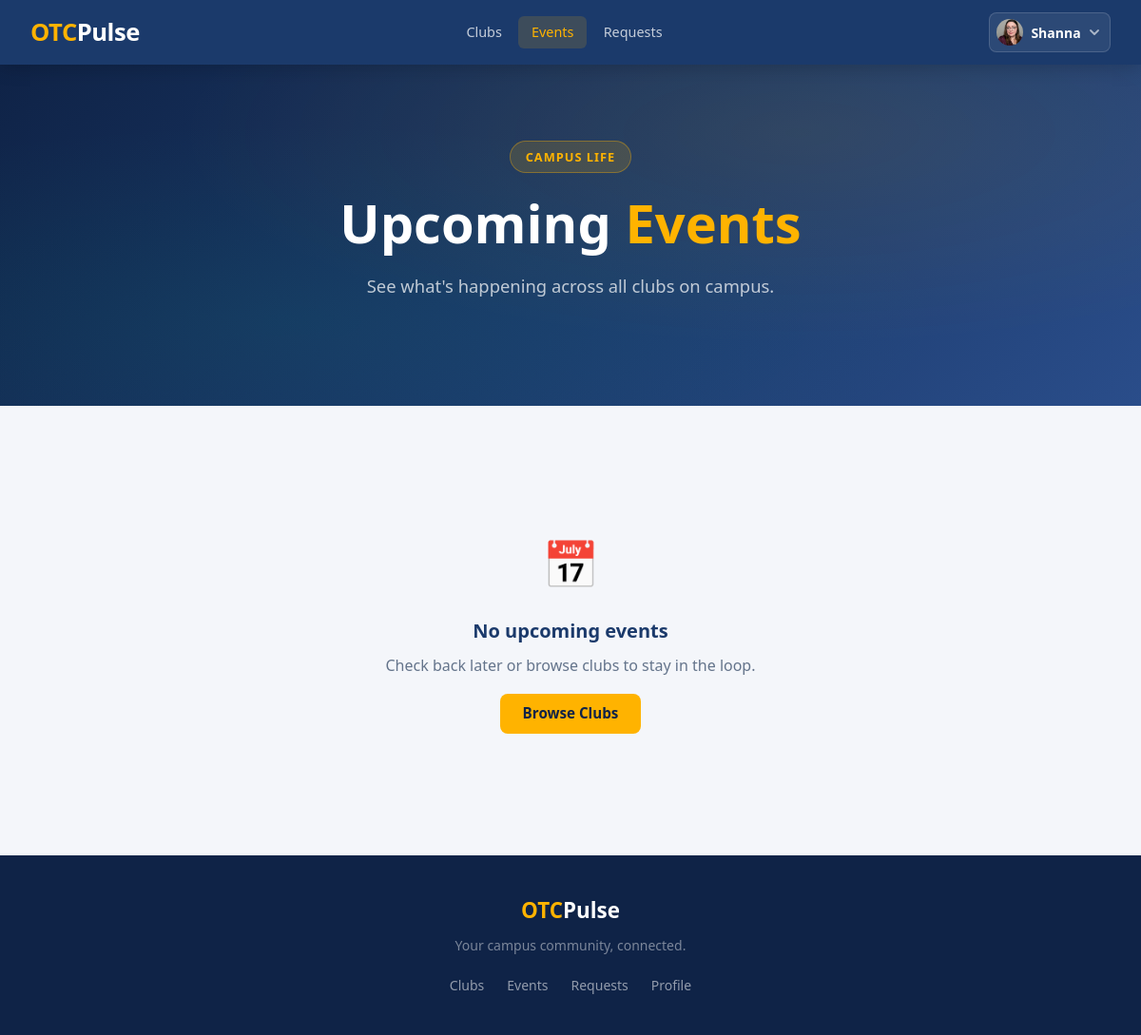
Page /clubs/events/ (signed in) on the earlier database version.
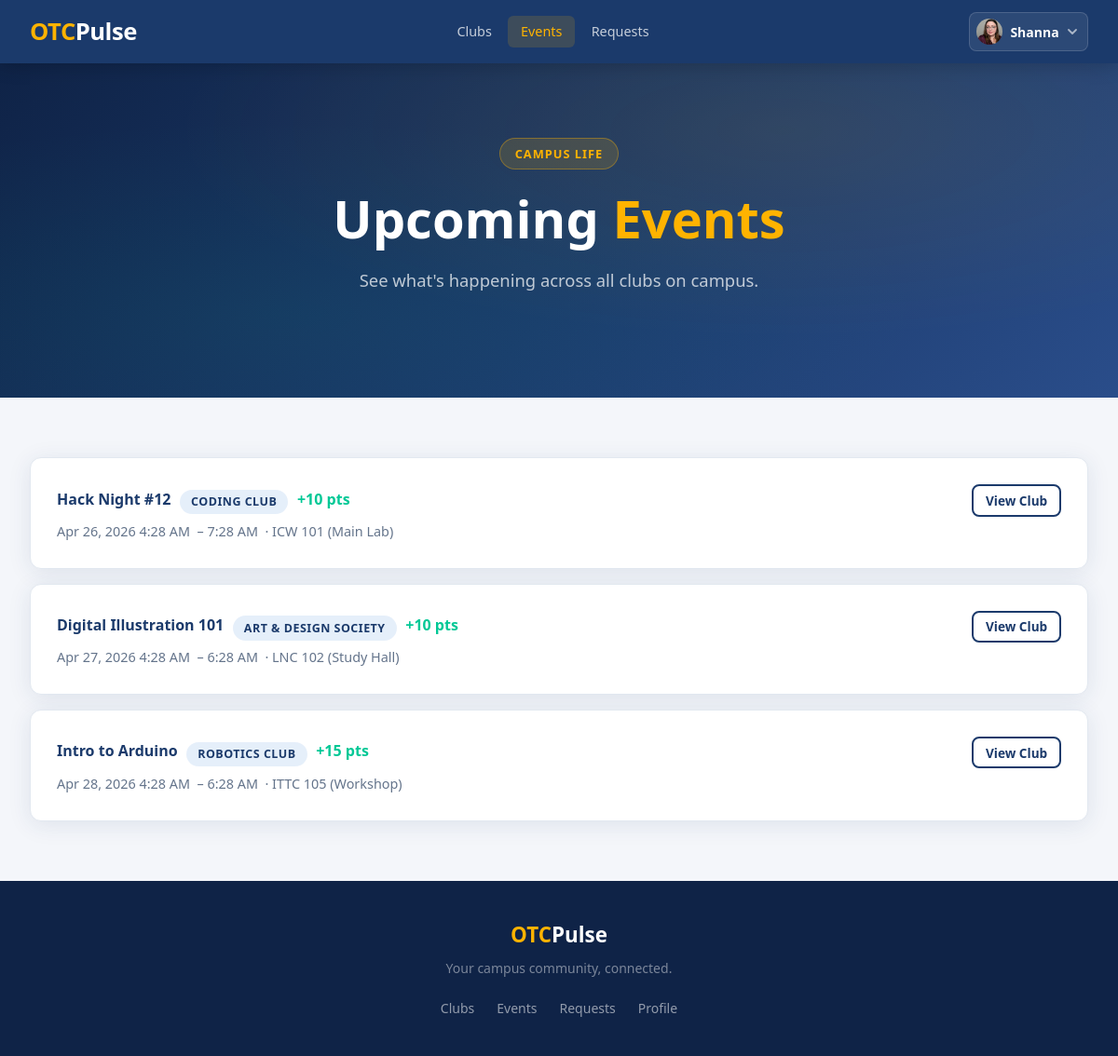
Same page on the later database version.
### clubhouse/models.py (models this page shows, shortened)
class Event(models.Model):
    class Status(models.TextChoices):
        DRAFT = 'DRAFT', 'Draft'
        SUBMITTED = 'SUBMITTED', 'Submitted'
        APPROVED = 'APPROVED', 'Approved'
        PUBLISHED = 'PUBLISHED', 'Published'
    title = models.CharField(max_length=50)
    status = models.CharField(max_length=10, choices=Status.choices, default=Status.DRAFT)
    start_time = models.DateTimeField()
    end_time = models.DateTimeField()
    club = models.ForeignKey(
        Club,
        related_name='events',
        on_delete=models.CASCADE,
    )
    location = models.ForeignKey(
        Location,
        related_name='events',
        on_delete=models.SET_NULL,
        null=True,
        blank=True,
    )
    token = models.UUIDField(default=uuid.uuid4, unique=True, editable=False)
    point_value=models.IntegerField(default=10)

class Club(models.Model):
    name = models.CharField(max_length=50)
    advisors = models.ManyToManyField(
        Profile,
        related_name='faculty_advisor',
        blank=True,
    )
    officers = models.ManyToManyField(
        Profile,
        related_name='club_officer',
        blank=True,
    )
    description = models.TextField()
    members = models.ManyToManyField(
        Profile,
        related_name ='club_member',
        blank=True,
    )
    slug = models.SlugField(max_length=60, unique=True, blank=True)
    emoji = models.CharField(max_length=10, blank=True, default='🏛️')
    image = models.ImageField(upload_to='club_images/', null=True, blank=True)
    officer_applicants = models.ManyToManyField(
        Profile,
        related_name='officer_applications',
        blank=True,
    )
    approved = models.BooleanField(default=False)
    denied = models.BooleanField(default=False)
    pending_advisor_name = models.CharField(max_length=100, blank=True, default='')
    pending_advisor_email = models.EmailField(blank=True, default='')

class Location(models.Model):
    class Building(models.TextChoices):
        ICW = 'ICW','Information Commons West'
        IC = 'IC','Information Commons'
        ICE = 'ICE','Information Commons East'
        ITTC = 'ITTC','Industry and Transportation Technology Center'
        PMC = 'PMC', 'Plaster Manufacturing System'
        LNC = 'LNC', 'Linconln Hall'
        GRAFF = 'GRAFF', 'Graff Hall'
    building = models.CharField(max_length=5, choices=Building.choices)
    room_num= models.CharField(max_length=5)
    room_name= models.CharField(max_length=50, null=True, blank=True)

### clubhouse/views.py (the view)
# urls.py: path('events/', views.event_list, name='event_list'),
@login_required
def event_list(request):
    events = (
        Event.objects.filter(
            club__approved=True, club__denied=False,
            end_time__gte=timezone.now(),
            status=Event.Status.PUBLISHED,
        )
        .select_related('club', 'location')
        .order_by('start_time')
    )
    attended_pks = set(
        Attendance.objects.filter(user=request.user)
        .values_list('event_id', flat=True)
    )
    surveyed_pks = set(
        Survey.objects.filter(attendee=request.user)
        .values_list('event_id', flat=True)
    )
    return render(request, 'clubhouse/event_list.html', {
        'events': events,
        'attended_pks': attended_pks,
        'surveyed_pks': surveyed_pks,
        'section': 'clubhouse',
    })

### clubhouse/templates/clubhouse/event_list.html (shortened to what this page needs)
{% extends 'base.html' %}
{% block content %}
<section class="hero hero-short">
    <div class="hero-inner">
        <span class="hero-badge">Campus Life</span>
        <h1>Upcoming <span class="highlight">Events</span></h1>
        <p>See what's happening across all clubs on campus.</p>
    </div>
</section>
<section class="section">
    <div class="section-inner">
        {% if events %}
            <div style="display: flex; flex-direction: column; gap: 1rem;">
                {% for event in events %}
                    <div class="card">
                        <div style="display: flex; align-items: flex-start; justify-content: space-between; gap: 1rem; flex-wrap: wrap;">
                            <div>
                                <div style="display: flex; align-items: center; gap: 0.6rem; margin-bottom: 0.4rem; flex-wrap: wrap;">
                                    <span style="font-weight: 600; color: var(--navy);">{{ event.title }}</span>
                                    <span class="profile-role-badge" style="background: rgba(0,100,200,0.1); color: var(--navy);">{{ event.club.name }}</span>
                                    {% if event.point_value %}
                                        <span class="point-badge">+{{ event.point_value }} pts</span>
                                    {% endif %}
                                </div>
                                <p class="event-meta">
                                    {{ event.start_time|date:"M j, Y g:i A" }}
                                    {% if event.end_time %}
                                        &nbsp;–&nbsp;{{ event.end_time|date:"g:i A" }}
                                    {% endif %}
                                    {% if event.location %}
                                        &nbsp;·&nbsp;{{ event.location.building }} {{ event.location.room_num }}
                                        {% if event.location.room_name %}
                                            ({{ event.location.room_name }})
                                        {% endif %}
                                    {% endif %}
                                </p>
                            </div>
                            <div style="display: flex; gap: 0.5rem; flex-shrink: 0; flex-wrap: wrap; align-items: center;">
                                <a href="{% url 'clubhouse:club_detail' event.club.slug %}"
                                   class="btn btn-secondary"
                                   style="font-size: 0.85rem; padding: 0.35rem 0.8rem;">
                                    View Club
                                </a>
                            </div>
                        </div>
                    </div>
                {% endfor %}
            </div>
        {% else %}
            <div class="empty-state">
                <div style="font-size: 3rem; margin-bottom: 1rem;">📅</div>
                <h3>No upcoming events</h3>
                <p>Check back later or browse clubs to stay in the loop.</p>
                <a href="{% url 'clubhouse:club_list' %}" class="btn btn-primary" style="margin-top: 1rem;">Browse Clubs</a>
            </div>
        {% endif %}
    </div>
</section>
{% endblock %}

Differences in the rows shown:
added Event: title "Hack Night #12", club.name "CODING CLUB", point_value "10", start_time "Apr 26, 2026 4:28 AM", end_time "7:28 AM", location.building "ICW", location.room_num "101", location.room_name "Main Lab"
added Event: title "Digital Illustration 101", club.name "ART & DESIGN SOCIETY", point_value "10", start_time "Apr 27, 2026 4:28 AM", end_time "6:28 AM", location.building "LNC", location.room_num "102", location.room_name "Study Hall"
added Event: title "Intro to Arduino", club.name "ROBOTICS CLUB", point_value "15", start_time "Apr 28, 2026 4:28 AM", end_time "6:28 AM", location.building "ITTC", location.room_num "105", location.room_name "Workshop"
Other differences:
text no longer shown: "📅 No upcoming events Check back later or browse clubs to stay in the loop. Browse Clubs"
